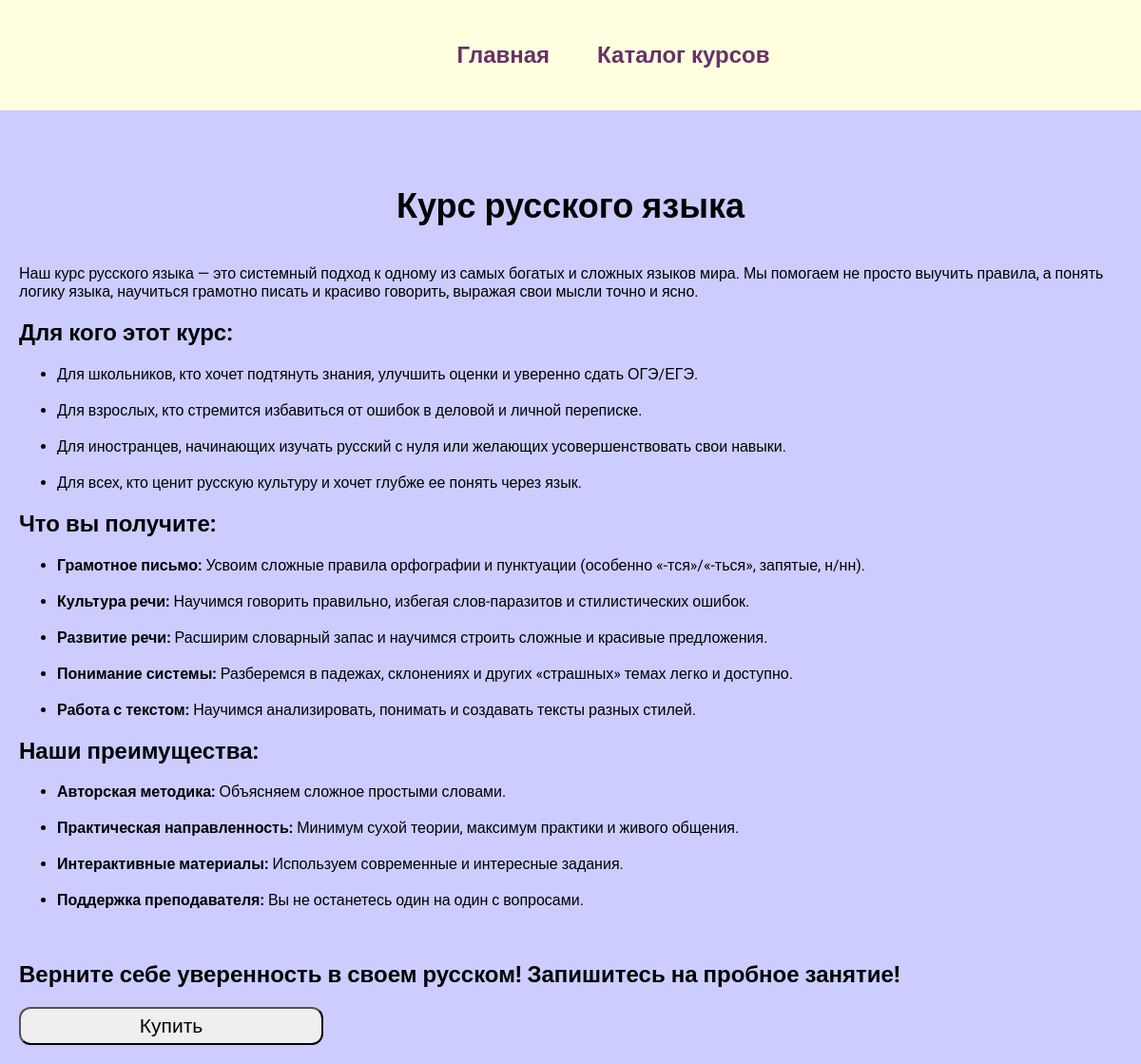
The page /language/3 on the database its author committed.
### language/models.py (models this page shows, shortened)
class Language(models.Model):
    title = models.CharField(max_length=200)
    description = models.TextField()
    price = models.CharField(max_length=200)

### language/views.py (the view)
# urls.py: path('<int:language_id>', views.detail, name='detail'),
def detail(request, language_id):
    language = get_object_or_404(Language, pk=language_id)
    return render(request, 'language/details.html', {'language': language})

### language/templates/language/details.html
{% extends 'blogs/base.html' %}
{% block content %}
<div class="detail">
  <h1>{{ language.title }}</h1>
  <p>{{ language.description|safe }}</p>
  <a href=""><button>Купить</button></a>
</div>
{% endblock %}

### blogs/static/css/style.css (style rules this page uses)
body { font-family: "Roboto", sans-serif; padding: 0; margin: 0; background: #CCCCFF; }
.content h1 { text-align: center; margin: 60px 0 40px; font-size: 36px; }
button { width: 320px; height: 40px; border-radius: 12px; justify-content: center; align-items: center; font-size: 21px; }

### rows shown on the page
Language: title "Курс русского языка", description "Наш курс русского языка — это системный подход к одному из самых богатых и сложных языков мира. Мы помогаем не просто выучить правила, а понять логику языка, научиться грамотно писать и красиво говорить, выражая свои мысли точно и ясно. Для кого этот курс: Для школьников, кто хочет подтянуть знания, улучшить оценки и уверенно сдать ОГЭ/ЕГЭ. Для взрослых, кто стремится избавиться от ошибок в деловой и личной переписке. Для иностранцев, начинающих изучать русский с нуля или желающих усовершенствовать свои навыки. Для всех, кто ценит русскую культуру и хочет глубже ее понять через язык. Что вы получите: Грамотное письмо: Усвоим сложные правила орфографии и пунктуации (особенно «-тся»/«-ться»,…"
